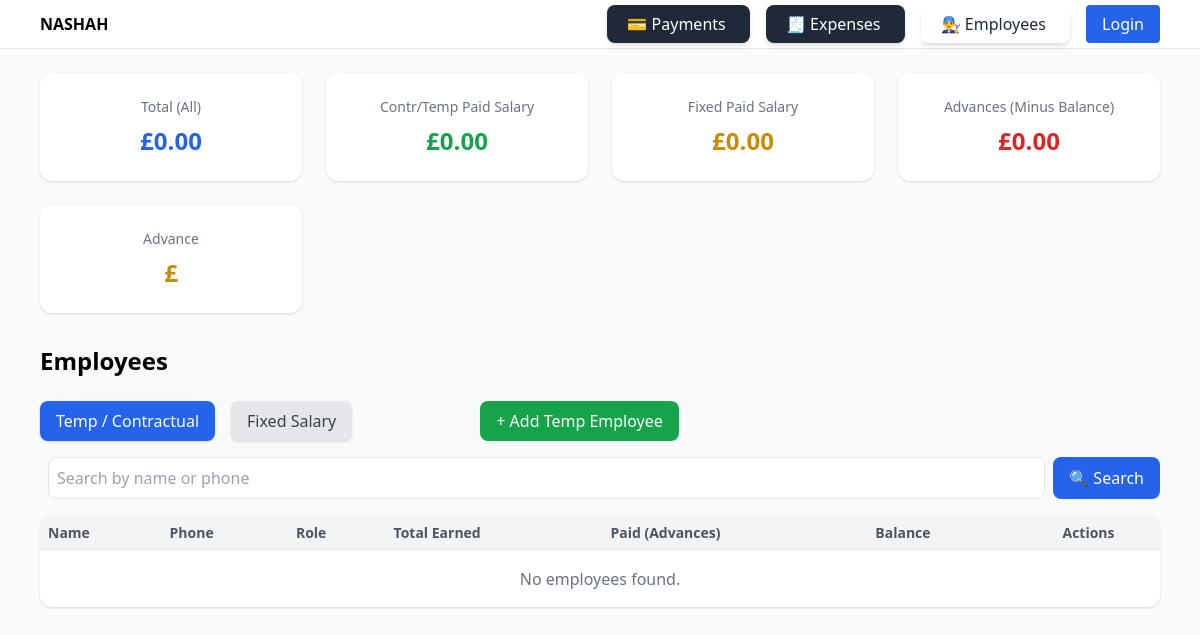
The app's page /employees/, older data.
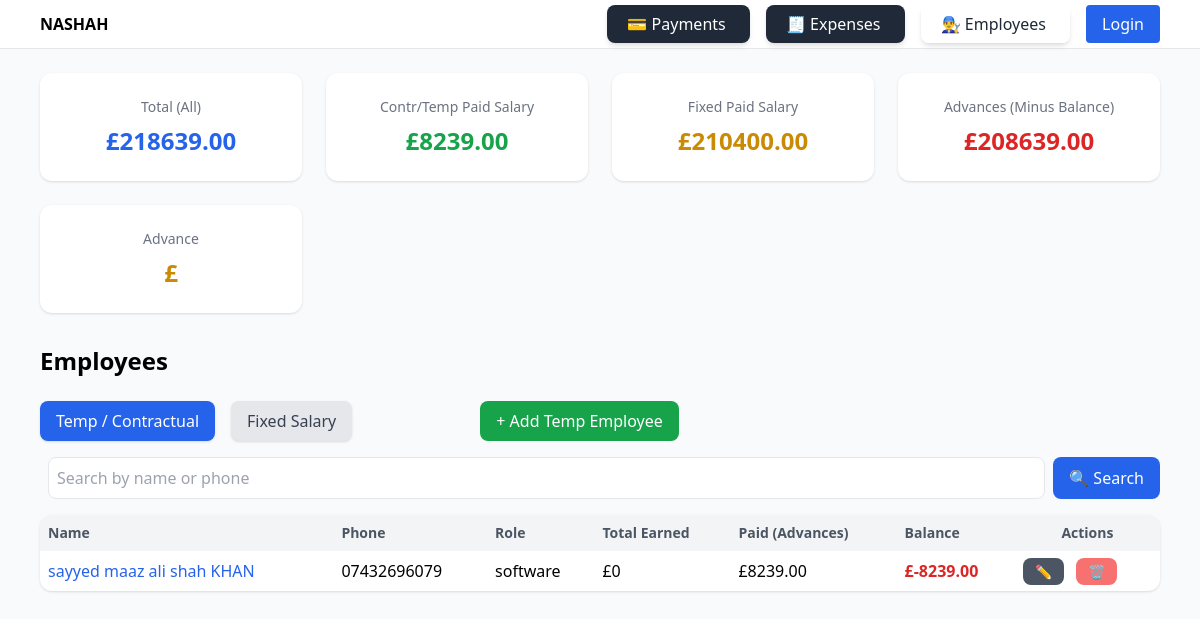
The same page, newer data.
### employees/models.py (models this page shows, shortened)
class ContractualEmployee(models.Model):
    name = models.CharField(max_length=100)
    phone = models.CharField(max_length=15, blank=True, null=True)
    role = models.CharField(max_length=100, blank=True, null=True)
    @property
    def total_earned(self):
        return sum(wr.quantity * wr.item_price for wr in self.work_records.all())
    @property
    def total_salary_paid(self):
        return sum(p.amount for p in self.salary_payments.all())
    @property
    def balance(self):
        return self.total_earned - self.total_salary_paid
    @property
    def total_advances(self):
        extra = self.total_salary_paid - self.total_earned
        return extra if extra > 0 else 0

class SalaryPayment(models.Model):
    employee = models.ForeignKey(
        "employees.ContractualEmployee",
        on_delete=models.CASCADE,
        related_name="salary_payments"
    )
    amount = models.DecimalField(max_digits=10, decimal_places=2)
    date = models.DateField(default=timezone.now)
    description = models.TextField(blank=True, null=True)  # ✅ new field

### employees/views.py (the view)
# urls.py: path("", views.employee_list, name="list"),            # all employees
def employee_list(request):
    query = request.GET.get("q")  # search term
    type_filter = request.GET.get("type", "contractual")  # to control tab state
    employees = ContractualEmployee.objects.all()
    if query:
        employees = employees.filter(
            Q(name__icontains=query) | Q(phone__icontains=query)
        )
    fixed_qs = FixedEmployee.objects.all()
    if query:
        fixed_qs = fixed_qs.filter(
            Q(name__icontains=query) | Q(phone__icontains=query)
        )
    fixed_employees = fixed_qs.annotate(
        total_paid_calc=Coalesce(
            Sum('fixed_payments__amount'),
            Value(0),
            output_field=DecimalField(max_digits=12, decimal_places=2),
        ),
        balance_calc=F('monthly_salary') - Coalesce(
            Sum('fixed_payments__amount'),
            Value(0),
            output_field=DecimalField(max_digits=12, decimal_places=2),
        ),
    )
    temp_salary_total = (
        SalaryPayment.objects.aggregate(
            total=Coalesce(
                Sum("amount"),
                Value(0, output_field=DecimalField(max_digits=12, decimal_places=2)),
            )
        )["total"]
        or Decimal("0")
    )
    fixed_salary_total = (
        FixedSalaryPayment.objects.aggregate(
            total=Coalesce(
                Sum("amount"),
                Value(0, output_field=DecimalField(max_digits=12, decimal_places=2)),
            )
        )["total"]
        or Decimal("0")
    )
    contract_advances = sum(emp.total_advances for emp in ContractualEmployee.objects.all())
    fixed_advances = sum(
        (emp.total_paid_calc - emp.monthly_salary)
        if (emp.total_paid_calc - emp.monthly_salary) > 0 else Decimal("0")
        for emp in fixed_employees
    )
    advances_negative_total = contract_advances + fixed_advances
    salary_total_all = temp_salary_total + fixed_salary_total
    return render(request, "employees/employee_list.html", {
        "employees": employees,
        "fixed_employees": fixed_employees,
        "type_filter": type_filter,
        "query": query,
        "temp_salary_total": temp_salary_total,
        "fixed_salary_total": fixed_salary_total,
        "salary_total_all": salary_total_all,
        "advances_negative_total": advances_negative_total,
        "advances_negative_total": advances_negative_total,
    })

### employees/templates/employees/employee_list.html (shortened to what the changed rows need)
{% extends "base.html" %}
{% block content %}
<div class="max-w-6xl mx-auto">
<div class="grid grid-cols-1 md:grid-cols-4 gap-6 mb-8">
  <div class="bg-white shadow rounded-xl p-6 text-center">
    <h4 class="text-gray-500 text-sm font-medium">Total (All)</h4>
    <p class="text-2xl font-bold text-blue-600 mt-2">
      £{{ salary_total_all|floatformat:2 }}
    </p>
  </div>
  <div class="bg-white shadow rounded-xl p-6 text-center">
    <h4 class="text-gray-500 text-sm font-medium">Contr/Temp Paid Salary</h4>
    <p class="text-2xl font-bold text-green-600 mt-2">
      £{{ temp_salary_total|floatformat:2 }}
    </p>
  </div>
  <div class="bg-white shadow rounded-xl p-6 text-center">
    <h4 class="text-gray-500 text-sm font-medium">Fixed Paid Salary</h4>
    <p class="text-2xl font-bold text-yellow-600 mt-2">
      £{{ fixed_salary_total|floatformat:2 }}
    </p>
  </div>
  <div class="bg-white shadow rounded-xl p-6 text-center">
    <h4 class="text-gray-500 text-sm font-medium">Advances (Minus Balance)</h4>
    <p class="text-2xl font-bold text-red-600 mt-2">
      £{{ advances_negative_total|floatformat:2 }}
    </p>
  </div>
</div>
</div>
  <div class="flex justify-between items-center mb-6">
    <h2 class="text-2xl font-semibold">Employees</h2>
  </div>
  {% if type_filter == "contractual" %}
  <div class="overflow-x-auto bg-white rounded-xl shadow">
    <table class="w-full border-collapse">
      <thead class="bg-gray-100 text-sm text-gray-600">
        <tr>
          <th class="p-2 text-left">Name</th>
          <th class="p-2 text-left">Phone</th>
          <th class="p-2 text-left">Role</th>
          <th class="p-2 text-left">Total Earned</th>
          <th class="p-2 text-left">Paid (Advances)</th>
          <th class="p-2 text-left">Balance</th>
          <th class="p-2">Actions</th>
        </tr>
      </thead>
      <tbody class="divide-y">
        {% for emp in employees %}
        <tr class="hover:bg-gray-50">
          <td class="p-2"><a href="{% url 'employees:report' emp.id %}" class="text-blue-600 hover:underline">{{ emp.name }}</a></td>
          <td class="p-2">{{ emp.phone }}</td>
          <td class="p-2">{{ emp.role }}</td>
          <td class="p-2">£{{ emp.total_earned }}</td>
          <td class="p-2">£{{ emp.total_salary_paid }}</td>
          <td class="p-2 font-semibold {% if emp.balance < 0 %}text-red-600{% else %}text-green-600{% endif %}">£{{ emp.balance }}</td>
          <td class="p-2 space-x-2">
            <a href="{% url 'employees:update' emp.id %}" class="px-3 py-1 bg-gray-600 text-white rounded-lg text-sm">✏</a>
            <a href="{% url 'employees:delete' emp.id %}" class="px-3 py-1 bg-red-400 text-white rounded-lg text-sm">🗑</a>
          </td>
        </tr>
        {% empty %}
        <tr><td colspan="7" class="p-4 text-center text-gray-500">No employees found.</td></tr>
        {% endfor %}
      </tbody>
    </table>
  </div>
  {% endif %}
{% endblock %}

Row changes from the older to the newer data that the page shows:
added ContractualEmployee: name "sayyed maaz ali shah KHAN", phone "07432696079", role "software", total_earned "0", total_salary_paid "8239.00", balance "-8239.00"
Text that changed along with them:
{{ salary_total_all|floatformat:2 }}: "0.00" → "218639.00"
{{ temp_salary_total|floatformat:2 }}: "0.00" → "8239.00"
{{ fixed_salary_total|floatformat:2 }}: "0.00" → "210400.00"
{{ advances_negative_total|floatformat:2 }}: "0.00" → "208639.00"
text no longer shown: "No employees found."
